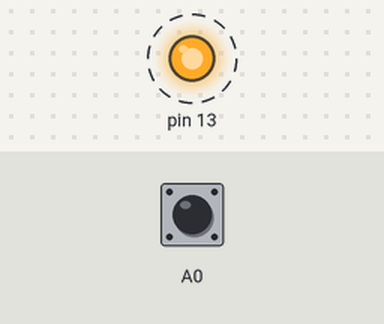
A sketch run on a simulated Arduino Uno, built with avr-gcc and run on an emulated ATmega328P. Parts: output pins drawn as LEDs (lit = HIGH). Dashed ring = blinking. The inputs (shaded band) are chosen by the test bench; at power-on: A0 HIGH. What the sketch prints to the serial monitor is not drawn.

Above: at 0.5 s.
Timing chart, 0 to 4.6 s (numbered marks = the images above):
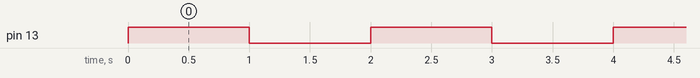

The sketch:

pushbutton.ino
```cpp
void setup() {
  pinMode(13, OUTPUT);
  pinMode(A0,INPUT_PULLUP);
  Serial.begin(9600);
}

void loop() {
  // put your main code here, to run repeatedly:
 	int v= digitalRead (A0);
  Serial.println(v);
  digitalWrite(13,HIGH);
  delay(1000);
  digitalWrite(13,LOW);
  delay(1000);

}
```

Measured:
- by itself, pin 13: alternates HIGH for 1.0 s and LOW for 1.0 s
